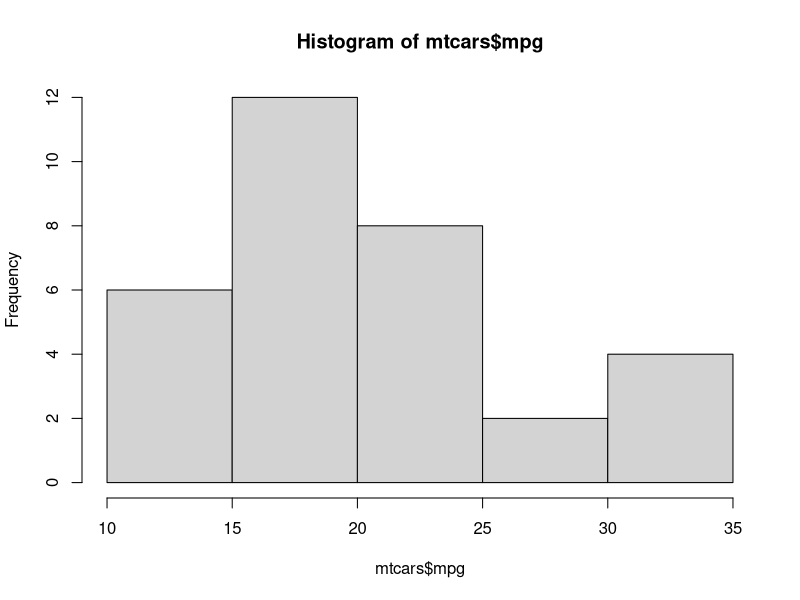
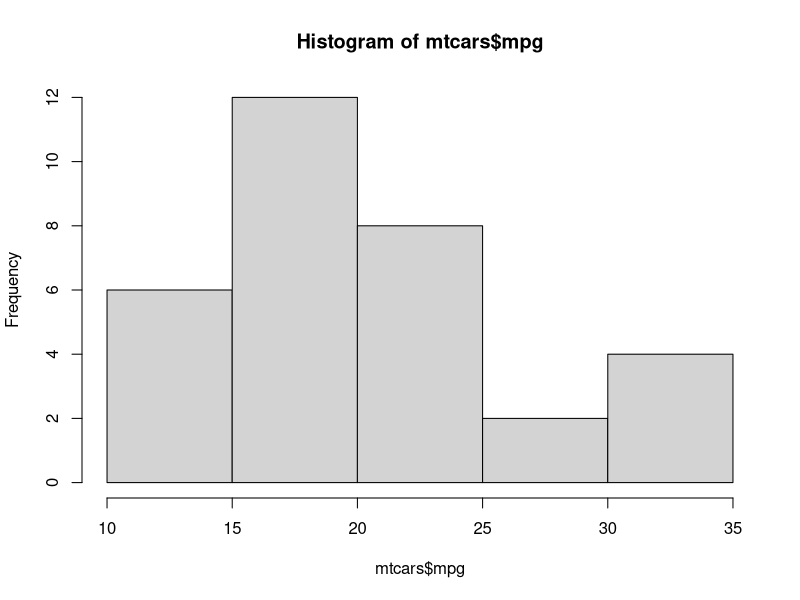

Here is the R script that generated these plots, in order:
## ---- chunk 1
# press the render button
## ---- chunk 2
# Source shows plain text. Visual editor shows rendered markdown text.
## ---- chunk 3
# my name is Albina.
## ---- chunk 4
2+2

## ---- chunk 5
#| eval: true
#| echo: true
#| error: true

hist(mtcars$mpg)

## ---- chunk 6
library(dplyr)
## ---- chunk 7
hist(mtcars$mpg)
## ---- chunk 8
# Yes. Use execute in top-level yml, chunk options have precedence over global options.
## ---- chunk 9
a <- 54
b <- 100

c <- a+b
## ---- chunk 10
c <- a+b
c
